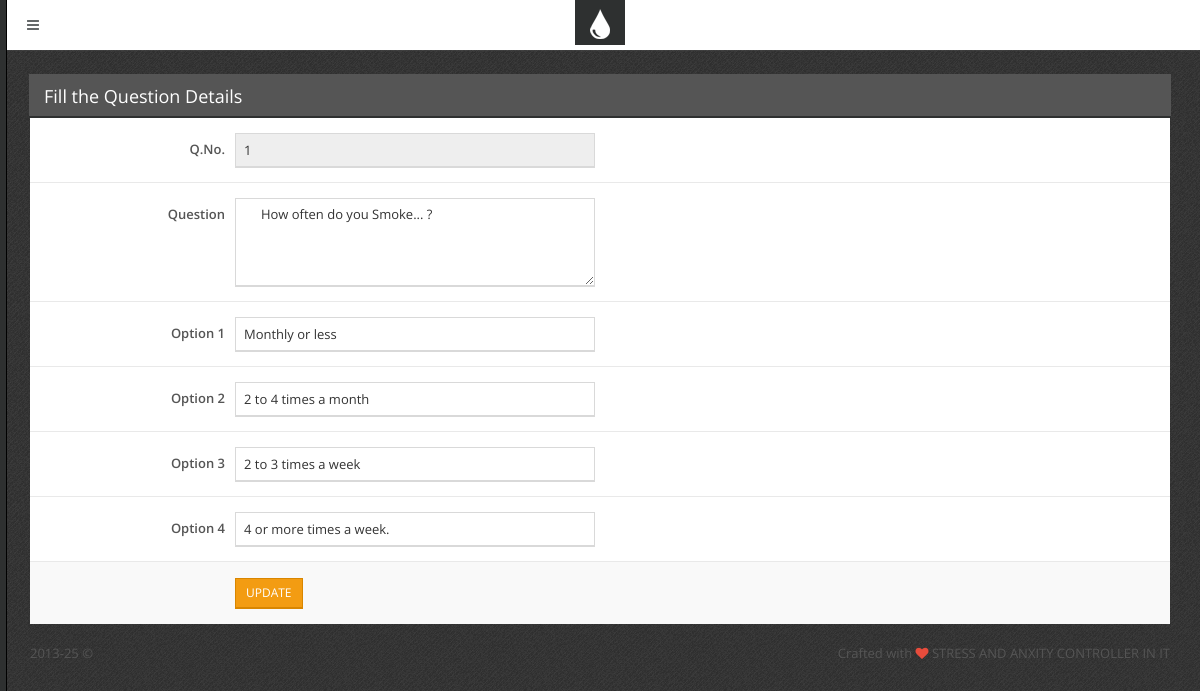
The page /que_edit2.php?qid=1 on the database its author committed.
### tables this page shows
CREATE TABLE `questions2` (
  `id` int(11) NOT NULL,
  `qid` int(11) NOT NULL,
  `question` varchar(256) NOT NULL,
  `option1` varchar(256) NOT NULL,
  `option2` varchar(256) NOT NULL,
  `option3` varchar(256) NOT NULL,
  `option4` varchar(256) NOT NULL
);

### que_edit2.php (the view, shortened to what this page needs)
<?php include 'inc/top.php';       ?>
<?php
include("db.php");
$qid = $_REQUEST['qid'];
$result = mysqli_query($con,"SELECT * FROM questions2 WHERE qid  = '$qid'");
$test = mysqli_fetch_array($result);
                $qid=$test['qid'] ;
                $question= $test['question'] ;
                $option1=$test['option1'];
                $option2=$test['option2'];
                $option3=$test['option3'];
                $option4=$test['option4'];
?>
    <div class="block">
        <div class="block-title">
            <h2>Fill the Question Details </h2>
        </div>
        <form  method="post" class="form-horizontal form-bordered" >
            <div class="form-group">
                <label class="col-sm-2 control-label" for="bordered-username">Q.No.</label>
                <div class="col-sm-4">
                    <input type="text" id="bordered-username" name="qid" value="<?php echo $qid ?>" class="form-control" readonly>
                </div>
            </div>
            <div class="form-group">
                <label class="col-sm-2 control-label" for="bordered-bio">Question
                </label>
                <div class="col-sm-4">
                    <textarea id="bordered-bio" name="question" rows="4" class="form-control" required> <?php echo $question ?></textarea>
                </div>
            </div>
             <div class="form-group">
                <label class="col-sm-2 control-label" for="bordered-username">Option 1 </label>
                <div class="col-sm-4">
                    <input type="text" id="bordered-username" name="option1" value="<?php echo $option1 ?>" class="form-control" >
                </div>
            </div>
             <div class="form-group">
                <label class="col-sm-2 control-label" for="bordered-username">Option 2 </label>
                <div class="col-sm-4">
                    <input type="text" id="bordered-username" name="option2" value="<?php echo $option2 ?>" class="form-control" >
                </div>
            </div>
             <div class="form-group">
                <label class="col-sm-2 control-label" for="bordered-username">Option 3 </label>
                <div class="col-sm-4">
                    <input type="text" id="bordered-username" name="option3" value="<?php echo $option3 ?>" class="form-control" >
                </div>
            </div>
             <div class="form-group">
                <label class="col-sm-2 control-label" for="bordered-username">Option 4 </label>
                <div class="col-sm-4">
                    <input type="text" id="bordered-username" name="option4" value="<?php echo $option4 ?>" class="form-control" >
                </div>
            </div>
            <div class="form-group">
                <div class="col-sm-10 col-sm-offset-2">
                    <input type="submit" name="save" class="btn btn-sm btn-primary" value=" UPDATE "/>
                </div>
            </div>
        </form>
    </div>
<?php include 'inc/footer.php';  ?>
<?php include 'inc/bottom.php';  ?>

### css/main.css (style rules this page uses)
body { font-family: "Open Sans", "Helvetica Neue", Helvetica, Arial, sans-serif; color: #555555; font-size: 13px; background: #454545 url('../img/template/bg.png') top left repeat; }
.block { margin: 0 0 20px; padding: 20px 20px 1px 20px; background-color: #ffffff; }
.block-title { color: #646869; margin: -21px -21px 20px; background-color: #555555; border-bottom: 2px solid #2e3030; color: #ffffff; }
.block-title h1, .block-title h2, .block-title h3, .block-title h4, .block-title h5, .block-title h6 { display: inline-block; font-size: 18px; line-height: 18px; line-height: 1.4; margin: 0; padding: 10px 16px 7px; font-weight: normal; }
.block-title h1, .block-title h2, .block-title h3 { padding-left: 15px; padding-right: 15px; }
h1, h2, h3, h4, h5, h6, .h1, .h2, .h3, .h4, .h5, .h6 { font-family: "Open Sans", "Helvetica Neue", Helvetica, Arial, sans-serif; font-weight: 300; }
label { font-weight: normal; padding-bottom: 5px; }
.control-label { font-weight: 600; }
.form-control { font-size: 13px; padding: 6px 8px; color: #333; border-color: #d9d9d9; border-radius: 0 !important; -webkit-box-shadow: 0 1px 0 #d9d9d9; box-shadow: 0 1px 0 #d9d9d9; }
.form-horizontal .form-group { margin-right: -5px; margin-left: -5px; }
.form-horizontal.form-bordered { margin: -20px -20px -1px; }
.form-horizontal.form-bordered .form-group { border-top: 1px solid #e9e9e9; margin: 0; padding: 15px; }
.form-horizontal.form-bordered .form-group:first-child { border-top: none; }
.form-horizontal.form-bordered .form-group:last-child { background-color: #f9f9f9; }
input[type="text"].form-control, input[type="password"].form-control, input[type="email"].form-control, textarea.form-control { -webkit-appearance: none; }
.btn { margin: 1px 0; border-radius: 0 !important; }
.btn-primary, .btn-primary:hover, .btn-primary:focus, .btn-primary:active, .btn-primary.active, .open .dropdown-toggle.btn-primary, .btn-primary.disabled, .btn-primary[disabled], fieldset[disabled] .btn-primary, .btn-primary.disabled:hover, .btn-primary[disabled]:hover, fieldset[disabled] .btn-primary:hover, .btn-primary.disabled:focus, .btn-primary[disabled]:focus, fieldset[disabled] .btn-primary:focus, .btn-primary.disabled:active, .btn-primary[disabled]:active, fieldset[disabled] .btn-primary:active, .btn-primary.disabled.active, .btn-primary[disabled].active, fieldset[disabled] .btn-primary.active { background-color: #f39c12; border-color: #d98600; -webkit-box-shadow: 0 1px 0 #d98600; box-shadow: 0 1px 0 #d98600; }
.col-xs-1, .col-xs-2, .col-xs-3, .col-xs-4, .col-xs-5, .col-xs-6, .col-xs-7, .col-xs-8, .col-xs-9, .col-xs-10, .col-xs-11, .col-xs-12, .col-sm-1, .col-sm-2, .col-sm-3, .col-sm-4, .col-sm-5, .col-sm-6, .col-sm-7, .col-sm-8, .col-sm-9, .col-sm-10, .col-sm-11, .col-sm-12, .col-md-1, .col-md-2, .col-md-3, .col-md-4, .col-md-5, .col-md-6, .col-md-7, .col-md-8, .col-md-9, .col-md-10, .col-md-11, .col-md-12, .col-lg-1, .col-lg-2, .col-lg-3, .col-lg-4, .col-lg-5, .col-lg-6, .col-lg-7, .col-lg-8, .col-lg-9, .col-lg-10, .col-lg-11, .col-lg-12 { padding-right: 5px; padding-left: 5px; }

### rows shown on the page
questions2: qid "1", question "How often do you Smoke... ?", option1 "Monthly or less", option2 "2 to 4 times a month", option3 "2 to 3 times a week", option4 "4 or more times a week."
